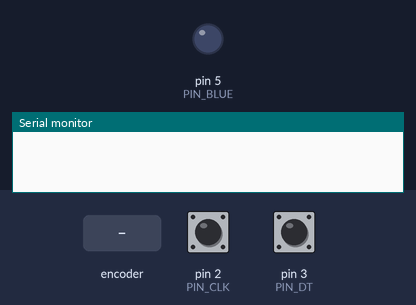
A sketch run on a simulated Arduino Uno, built with avr-gcc and run on an emulated ATmega328P. Shown: output pins drawn as LEDs (lit = HIGH), the last lines printed to the serial monitor. The inputs (shaded band) are chosen by the test bench; at power-on: pin 2 (PIN_CLK) HIGH, pin 3 (PIN_DT) HIGH.

Above: at 1.2 s.
1.3 s: rotary encoder on pin 2 (PIN_CLK) / pin 3 (PIN_DT) turned 3 steps (first pin leading)
At 1.65 s:
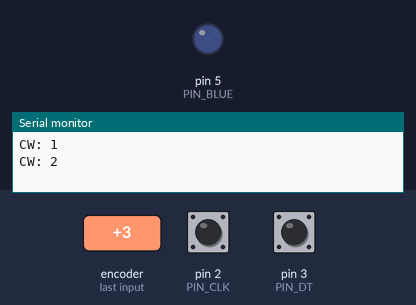
3.4 s: rotary encoder on pin 2 (PIN_CLK) / pin 3 (PIN_DT) turned 2 steps (second pin leading)
At 4.4 s:
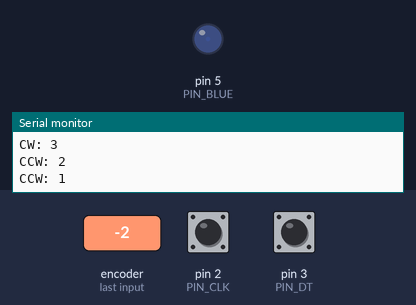
5.3 s: rotary encoder on pin 2 (PIN_CLK) / pin 3 (PIN_DT) turned 2 steps (second pin leading)
At 5.9 s:
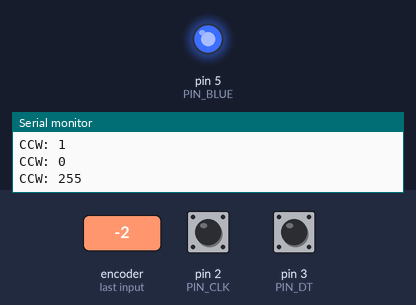
Timing chart, 0 to 8.3 s (numbered marks = the images above; inputs shaded):
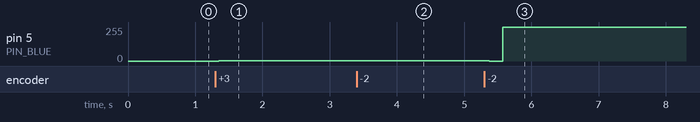

The sketch:

enkoder_bez_preruseni.ino
```cpp
/*
 * Program detekuje otaceni enkoderu bez pouziti preruseni a nastavuje intenzitu LED.
 */

// definice zastupnych symbolu

#define PIN_DT      3
#define PIN_CLK     2
#define PIN_BLUE    5

byte predchoziCLK;
byte cislo = 0;

void setup() {

  // nastaveni digitalnich vstupu

  pinMode(PIN_CLK, INPUT);  // A
  pinMode(PIN_DT, INPUT);   // B

  // nastaveni analogoveho vystupu

  pinMode(PIN_BLUE, OUTPUT);

  // inicializace seriove linky

  Serial.begin(9600);

  // nacteni vychozi hodnoty CLK

  predchoziCLK = digitalRead(PIN_CLK);

}

void loop() {

  // nacteni aktualni hodnoty CLK

  byte aktualniCLK = digitalRead(PIN_CLK);

  // detekce nabezne hrany CLK

  if (aktualniCLK != predchoziCLK && aktualniCLK == true) {

    // detekce stavu DT

    if (digitalRead(PIN_DT) != aktualniCLK) {
      cislo++;
      Serial.print("CW: ");
    } else {
      cislo--;
      Serial.print("CCW: ");
    }

    // vypsani aktualniho cisla

    Serial.println(cislo);
  }

  // nastaveni analogove hodnoty

  analogWrite(PIN_BLUE, cislo);

  // aktualizace predchoziho stavu CLK

  predchoziCLK = aktualniCLK;

  // kratky delay proti zakmitu kontaktu

  delay(1);
}

/*
   vice info napriklad zde: https://lastminuteengineers.com/rotary-encoder-arduino-tutorial/
*/
```

Measured:
- after the input at 1.3 s, pin 5 (PIN_BLUE): 0/255 → 1/255 after 0.05 s, → 2/255 0.20 s later, → 3/255 0.20 s later
- after the input at 3.4 s, pin 5 (PIN_BLUE): 3/255 → 2/255 after 0.08 s, → 1/255 0.20 s later
- after the input at 5.3 s, pin 5 (PIN_BLUE): 1/255 → 0/255 after 0.08 s, → 255/255 0.20 s later
